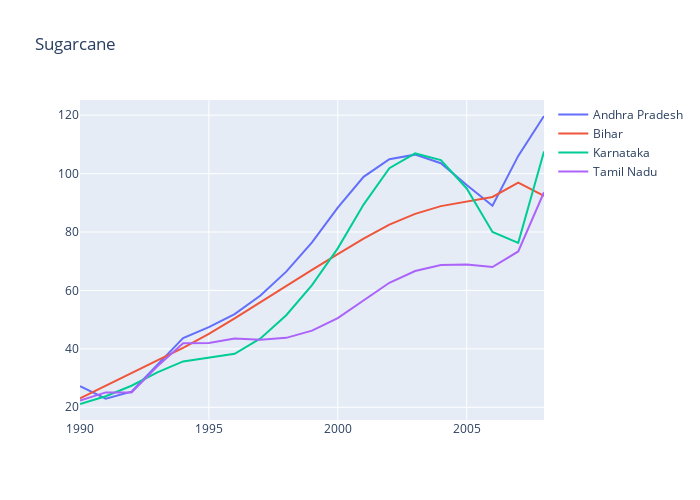

Source (notebook cell):
### Code cell
### Line Plot Common Code ####

import plotly.express as px
from plotly.subplots import make_subplots
import plotly.graph_objects as go


'''fig = make_subplots(rows=4, cols=1,subplot_titles=sugarcane["State"].values,shared_yaxes=True)

for index in range(4):
    fig.add_trace(
        go.Scatter(x=sugarcane.columns,y=sugarcane.iloc[index]),
        row=index+1, col=1,
    )
    fig.update_yaxes(title_text="Price", row=index+1, col=1)
fig.show()'''

def ts_plotter(data=sugarcane,length=len(sugarcane),title="Sugarcane"):
    fig = go.Figure()
    for i in range(length):
        fig.add_trace(go.Scatter(x=data.columns, y=data.iloc[i],
                            mode='lines',
                            name=data.State.iloc[i]))
    fig.update_layout(height=500, width=700,
                      title_text=title)

    fig.show()
ts_plotter()

### Figure 1 — Plotly figure (JSON) as saved in the notebook; plotly's stock layout.template omitted (floating-point values rounded to 4 significant figures)
{"data": [{"mode": "lines", "name": "Andhra Pradesh", "type": "scatter", "x": ["1990-01-01T00:00:00", "1991-01-01T00:00:00", "1992-01-01T00:00:00", "1993-01-01T00:00:00", "1994-01-01T00:00:00", "1995-01-01T00:00:00", "1996-01-01T00:00:00", "1997-01-01T00:00:00", "1998-01-01T00:00:00", "1999-01-01T00:00:00", "2000-01-01T00:00:00", "2001-01-01T00:00:00", "2002-01-01T00:00:00", "2003-01-01T00:00:00", "2004-01-01T00:00:00", "2005-01-01T00:00:00", "2006-01-01T00:00:00", "2007-01-01T00:00:00", "2008-01-01T00:00:00", "Crop", "State"], "y": [27.23, 22.94, 25.36, 34.52, 43.72, 47.42, 51.91, 58.27, 66.45, 76.47, 88.33, 98.9, 104.9, 106.5, 103.5, 96.08, 89.0, 106.1, 119.7, "Sugercane", "Andhra Pradesh"]}, {"mode": "lines", "name": "Bihar", "type": "scatter", "x": ["1990-01-01T00:00:00", "1991-01-01T00:00:00", "1992-01-01T00:00:00", "1993-01-01T00:00:00", "1994-01-01T00:00:00", "1995-01-01T00:00:00", "1996-01-01T00:00:00", "1997-01-01T00:00:00", "1998-01-01T00:00:00", "1999-01-01T00:00:00", "2000-01-01T00:00:00", "2001-01-01T00:00:00", "2002-01-01T00:00:00", "2003-01-01T00:00:00", "2004-01-01T00:00:00", "2005-01-01T00:00:00", "2006-01-01T00:00:00", "2007-01-01T00:00:00", "2008-01-01T00:00:00", "Crop", "State"], "y": [23.03, 27.45, 31.8, 36.08, 40.36, 45.13, 50.47, 56.08, 61.6, 67.05, 72.44, 77.76, 82.51, 86.22, 88.87, 90.48, 92.0, 96.92, 92.39, "Sugercane", "Bihar"]}, {"mode": "lines", "name": "Karnataka", "type": "scatter", "x": ["1990-01-01T00:00:00", "1991-01-01T00:00:00", "1992-01-01T00:00:00", "1993-01-01T00:00:00", "1994-01-01T00:00:00", "1995-01-01T00:00:00", "1996-01-01T00:00:00", "1997-01-01T00:00:00", "1998-01-01T00:00:00", "1999-01-01T00:00:00", "2000-01-01T00:00:00", "2001-01-01T00:00:00", "2002-01-01T00:00:00", "2003-01-01T00:00:00", "2004-01-01T00:00:00", "2005-01-01T00:00:00", "2006-01-01T00:00:00", "2007-01-01T00:00:00", "2008-01-01T00:00:00", "Crop", "State"], "y": [21.12, 23.76, 27.37, 31.96, 35.69, 37.02, 38.31, 43.59, 51.53, 61.8, 74.41, 89.4, 101.8, 106.9, 104.6, 94.91, 80.0, 76.29, 107.6, "Sugercane", "Karnataka"]}, {"mode": "lines", "name": "Tamil Nadu", "type": "scatter", "x": ["1990-01-01T00:00:00", "1991-01-01T00:00:00", "1992-01-01T00:00:00", "1993-01-01T00:00:00", "1994-01-01T00:00:00", "1995-01-01T00:00:00", "1996-01-01T00:00:00", "1997-01-01T00:00:00", "1998-01-01T00:00:00", "1999-01-01T00:00:00", "2000-01-01T00:00:00", "2001-01-01T00:00:00", "2002-01-01T00:00:00", "2003-01-01T00:00:00", "2004-01-01T00:00:00", "2005-01-01T00:00:00", "2006-01-01T00:00:00", "2007-01-01T00:00:00", "2008-01-01T00:00:00", "Crop", "State"], "y": [22.34, 25.09, 25.07, 34.0, 41.95, 41.97, 43.51, 43.08, 43.77, 46.25, 50.53, 56.62, 62.62, 66.66, 68.74, 68.86, 68.0, 73.35, 93.64, "Sugercane", "Tamil Nadu"]}], "layout": {"height": 500, "title": {"text": "Sugarcane"}, "width": 700}}
